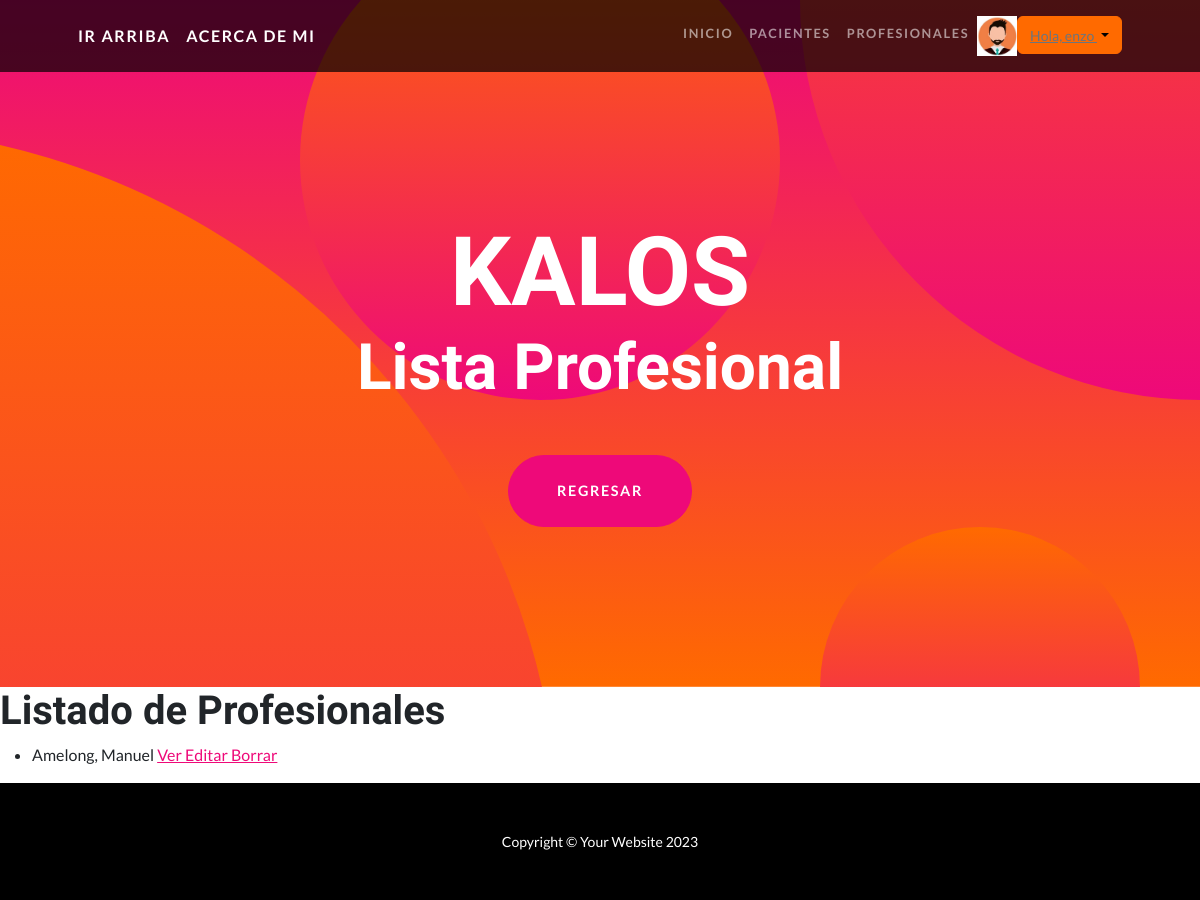
The page /AppKalos/listProf/ (signed in) on the database as committed earlier.
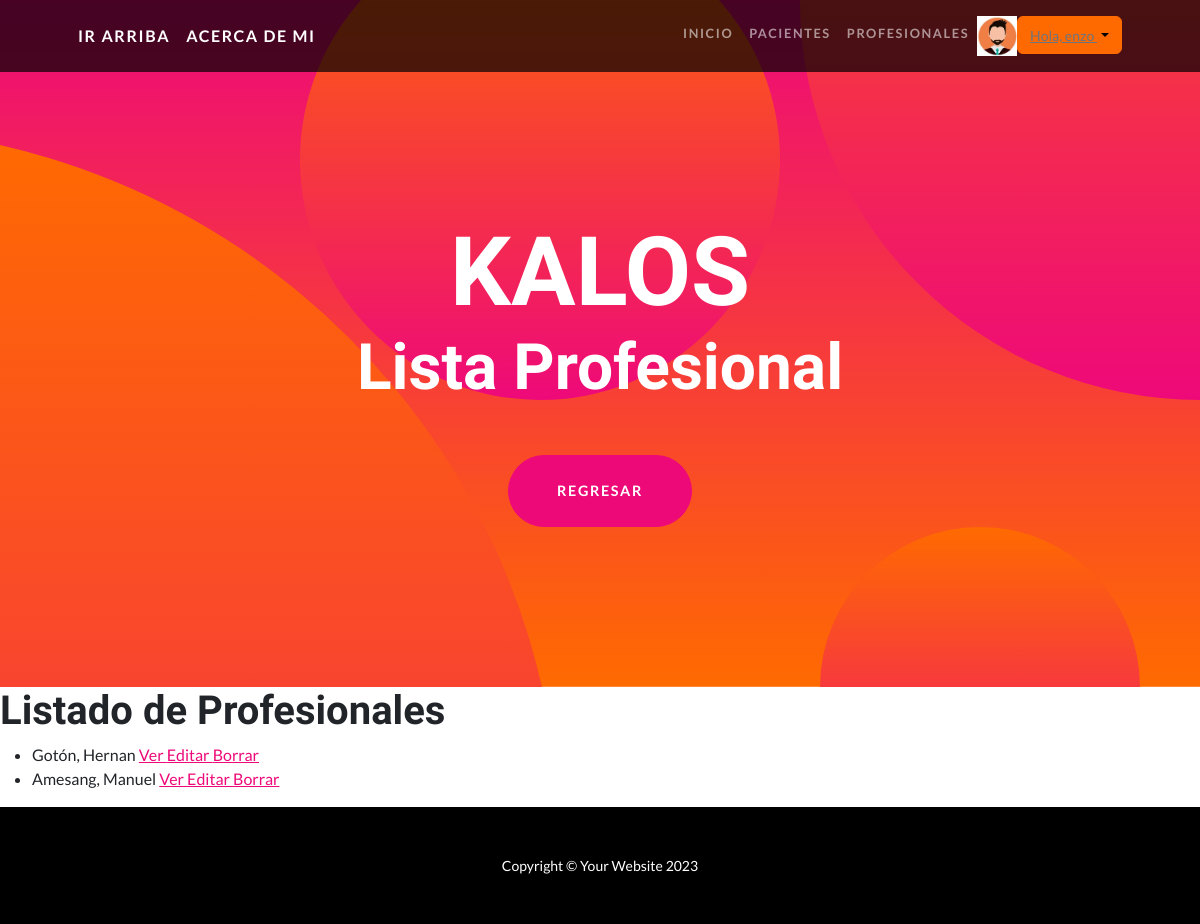
The same page on the database as committed later.
### AppKalos/models.py (models this page shows, shortened)
class Profesionales (models.Model):
    nombre = models.CharField(max_length=20)
    apellido = models.CharField(max_length=20)
    dni = models.CharField(max_length=8, unique=True)
    profesion = models.CharField(max_length=20)

### AppKalos/views_profesionales.py (the view)
# urls.py: path('listProf/', ProfesionalesListView.as_view(), name='ListProf'),
class ProfesionalesListView(LoginRequiredMixin,ListView):
    model = Profesionales
    template_name = "AppKalos/profesionales/profesionales_list.html"

### Acceso/context_processors.py (called while the page is built)
def custom_user(request):
    context = auth(request)
    user = context['user']
    if user.is_authenticated:
        imagen = Avatar.objects.filter(user=request.user.id)
        if len(imagen) > 0:
            context['user_avatar'] = imagen[0]
        else:
            context['user_avatar'] = ""
    return context

### Acceso/models.py (called while the page is built)
    def __str__(self):
        return f"{settings.MEDIA_URL}{self.imagen}"

### AppKalos/templates/AppKalos/profesionales/profesionales_list.html (shortened to what this page needs)
{% extends "AppKalos/padre.html" %}
{% load static %}
{% block header1 %} <h2 class="masthead-subheading mb-0"> Lista Profesional </h2> {% endblock header1 %}
{% block botonscroll %}
<a class="btn btn-primary btn-xl rounded-pill mt-5" href="{% url 'Profesionales' %}"> Regresar </a>
{% endblock botonscroll %}
{% block section1 %}
    <h1> Listado de Profesionales</h1>
    <ul>
        {% for profesional in object_list %}
        <li> {{ profesional.apellido }}, {{ profesional.nombre }}
                <a href="{% url 'DetailProf' profesional.id %}"> Ver </a>
                <a href="{% url 'EditProf' profesional.id %}"> Editar </a>
                <a href="{% url 'DeleteProf' profesional.id %}"> Borrar </a>
        </li>
        {% endfor %}
    </ul>
{% endblock section1 %}

Rows that differ between the two databases and show on the page:
removed Profesionales: apellido "Amelong", nombre "Manuel"
added Profesionales: apellido "Gotón", nombre "Hernan"
added Profesionales: apellido "Amesang", nombre "Manuel"
